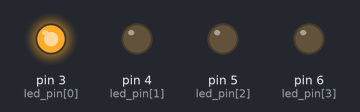
The sketch below on a simulated Arduino Uno, built with avr-gcc and run on an emulated ATmega328P. On the bench: output pins drawn as LEDs (lit = HIGH).

Above: at 0.5 s.
At 1.5 s:
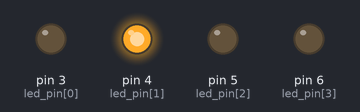
At 2.5 s:
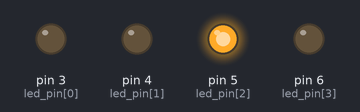
At 3.5 s:
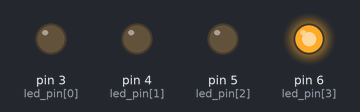
Timing chart, 0 to 5.2 s (numbered marks = the images above):
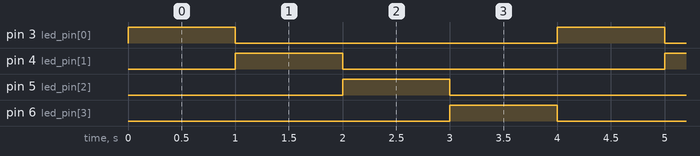

The sketch:

app.ino
```cpp
//4개의 순차점멸(led풀업 연결) 배열이용
const int led_pin[4] = {3, 4, 5, 6}; //led 연결 핀 번호

//led 연결핀에 차례로 출력할 값
const int led_out[4][4] = {
    {1, 0, 0, 0},
    {0, 1, 0, 0},
    {0, 0, 1, 0},
    {0, 0, 0, 1}
};

int out_no = 0;     //출력 값 출력 순서 번호(0-3), 초기화 0

void setup(){
    int n;      //타입선언

    for(n=0; n <4; n++){            //초기화, 조건, 증감문 존재
        pinMode(led_pin[n], OUTPUT);  //핀모드설정(핀, 출력모드)
        digitalWrite(led_pin[n], LOW);      //쓰기값(핀번호, 전압설정, low는 0)
    }
};

void loop(){
    int n;
                    //n을 굳이 왜 설정하는거지, 반복문 0~3까지 돌려주려고
    for(n = 0; n < 4; n++){   //led 4개(0~3)
        //led_pin[n]번핀에 out_no 패턴 출력, 출력값 0~3
        digitalWrite(led_pin[n], n == out_no);
    }

    // out_no++;       //다음 출력 패턴 번호 설정
    // if(out_no == 4)out_no =0;       //마지막 다음은 처음 패턴으로
    out_no = (out_no+1)%4;

    delay(1000);   //동작확인목적
}
```

Measured:
- by itself, pin 3 (led_pin[0]), pin 4 (led_pin[1]), pin 5 (led_pin[2]), pin 6 (led_pin[3]): alternates HIGH for 1.0 s and LOW for 3.0 s
- by itself, everything shown: repeats every 4.0 s, in 4 steps
